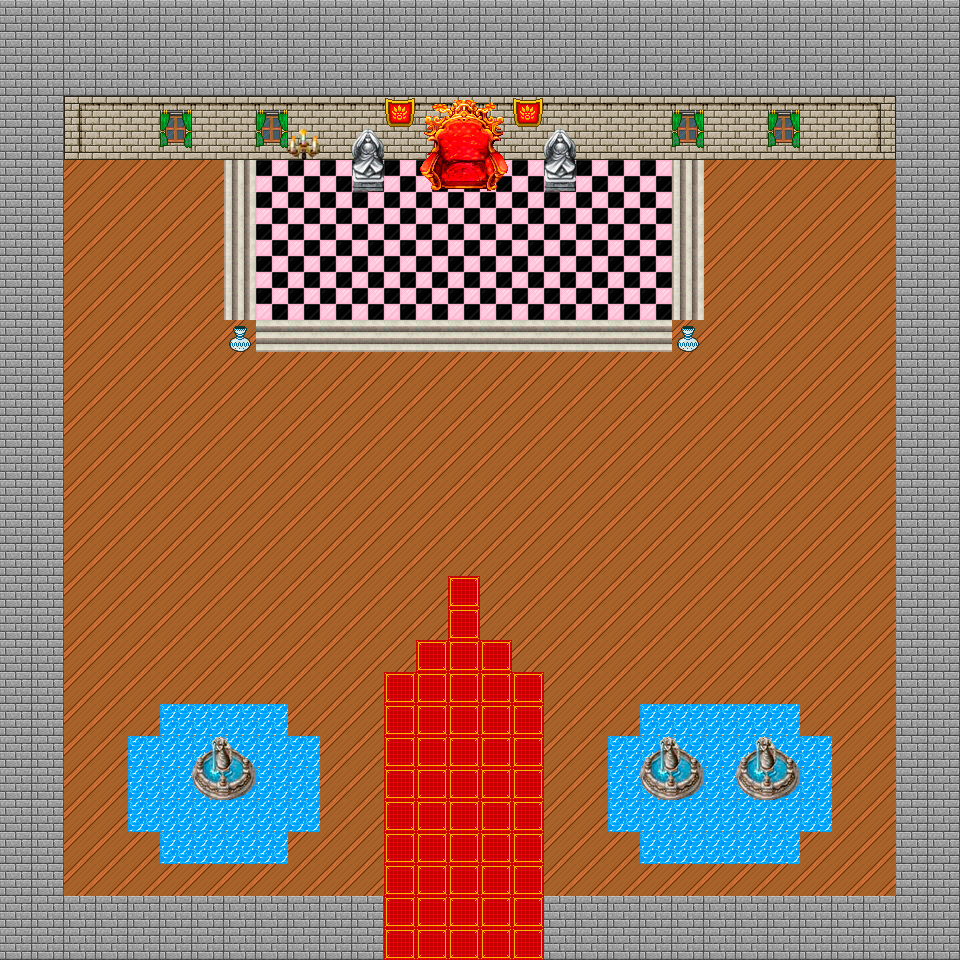

This game map was drawn from its Tiled (.tmx) file and the tilesets committed beside it. A one-line description and the trimmed map source follow:
An orthogonal 30x30 tile map with 32x32 px tiles, 3 tile layers (Слой тайлов 1, Слой тайлов 2, Слой тайлов 3).

<map version="1.5" tiledversion="1.7.2" orientation="orthogonal" renderorder="right-down" width="30" height="30" tilewidth="32" tileheight="32" infinite="0" nextlayerid="6" nextobjectid="1">
 <tileset firstgid="1" source="test.tsx" />
 <layer id="1" name="Слой тайлов 1" width="30" height="30">
  <data>[900 cells, 900 non-empty, 10 distinct tile ids]</data>
 </layer>
 <layer id="2" name="Слой тайлов 2" width="30" height="30">
  <data>[900 cells, 106 non-empty, 19 distinct tile ids]</data>
 </layer>
 <layer id="3" name="Слой тайлов 3" width="30" height="30">
  <data>[900 cells, 12 non-empty, 4 distinct tile ids]</data>
 </layer>
 <objectgroup id="3" name="Слой объектов 1" />
</map>
